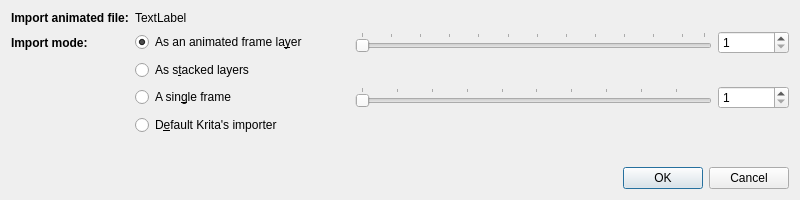
<?xml version="1.0" encoding="UTF-8"?>
<ui version="4.0">
 <class>Dialog</class>
 <widget class="QDialog" name="Dialog">
  <property name="geometry">
   <rect>
    <x>0</x>
    <y>0</y>
    <width>800</width>
    <height>200</height>
   </rect>
  </property>
  <property name="minimumSize">
   <size>
    <width>780</width>
    <height>200</height>
   </size>
  </property>
  <property name="maximumSize">
   <size>
    <width>950</width>
    <height>250</height>
   </size>
  </property>
  <property name="windowTitle">
   <string>Dialog</string>
  </property>
  <layout class="QVBoxLayout" name="verticalLayout">
   <item>
    <layout class="QFormLayout" name="formLayout">
     <item row="0" column="0">
      <widget class="QLabel" name="label">
       <property name="font">
        <font>
         <weight>75</weight>
         <bold>true</bold>
        </font>
       </property>
       <property name="text">
        <string>Import animated file:</string>
       </property>
      </widget>
     </item>
     <item row="0" column="1">
      <widget class="QLabel" name="lblFileName">
       <property name="text">
        <string>TextLabel</string>
       </property>
      </widget>
     </item>
     <item row="1" column="0">
      <widget class="QLabel" name="label_2">
       <property name="font">
        <font>
         <weight>75</weight>
         <bold>true</bold>
        </font>
       </property>
       <property name="text">
        <string>Import mode:</string>
       </property>
      </widget>
     </item>
     <item row="1" column="1">
      <layout class="QHBoxLayout" name="horizontalLayout_2">
       <item>
        <widget class="QRadioButton" name="rbImportAsFrameLayer">
         <property name="sizePolicy">
          <sizepolicy hsizetype="Minimum" vsizetype="Fixed">
           <horstretch>3</horstretch>
           <verstretch>0</verstretch>
          </sizepolicy>
         </property>
         <property name="toolTip">
          <string>Frames from animation are imported in a single layer defined as an animated layer</string>
         </property>
         <property name="text">
          <string>As an animated frame la&amp;yer</string>
         </property>
         <property name="checked">
          <bool>true</bool>
         </property>
        </widget>
       </item>
       <item>
        <widget class="QSlider" name="hsKeyFrameStep">
         <property name="sizePolicy">
          <sizepolicy hsizetype="Expanding" vsizetype="Fixed">
           <horstretch>5</horstretch>
           <verstretch>0</verstretch>
          </sizepolicy>
         </property>
         <property name="toolTip">
          <string>Each imported frame is a keyframe: the value define number of frame the keyframe generate</string>
         </property>
         <property name="minimum">
          <number>1</number>
         </property>
         <property name="maximum">
          <number>48</number>
         </property>
         <property name="orientation">
          <enum>Qt::Horizontal</enum>
         </property>
         <property name="tickPosition">
          <enum>QSlider::TicksAbove</enum>
         </property>
         <property name="tickInterval">
          <number>4</number>
         </property>
        </widget>
       </item>
       <item>
        <widget class="QSpinBox" name="sbKeyFrameStep">
         <property name="sizePolicy">
          <sizepolicy hsizetype="Minimum" vsizetype="Fixed">
           <horstretch>1</horstretch>
           <verstretch>0</verstretch>
          </sizepolicy>
         </property>
         <property name="toolTip">
          <string>Each imported frame is a keyframe: the value define number of frame the keyframe generate</string>
         </property>
         <property name="minimum">
          <number>1</number>
         </property>
         <property name="maximum">
          <number>48</number>
         </property>
        </widget>
       </item>
      </layout>
     </item>
     <item row="2" column="0">
      <widget class="QLabel" name="label_3">
       <property name="text">
        <string/>
       </property>
      </widget>
     </item>
     <item row="2" column="1">
      <widget class="QRadioButton" name="rbImportAsLayers">
       <property name="toolTip">
        <string>One layer is created for each animation frame</string>
       </property>
       <property name="statusTip">
        <string/>
       </property>
       <property name="text">
        <string>As s&amp;tacked layers</string>
       </property>
      </widget>
     </item>
     <item row="3" column="0">
      <widget class="QLabel" name="label_4">
       <property name="text">
        <string/>
       </property>
      </widget>
     </item>
     <item row="3" column="1">
      <layout class="QHBoxLayout" name="horizontalLayout_3">
       <item>
        <widget class="QRadioButton" name="rbImportSingleFrame">
         <property name="sizePolicy">
          <sizepolicy hsizetype="Minimum" vsizetype="Fixed">
           <horstretch>3</horstretch>
           <verstretch>0</verstretch>
          </sizepolicy>
         </property>
         <property name="statusTip">
          <string>A single frame is opened in a new document</string>
         </property>
         <property name="text">
          <string>A sin&amp;gle frame</string>
         </property>
        </widget>
       </item>
       <item>
        <widget class="QSlider" name="hsKeyFrameNumber">
         <property name="sizePolicy">
          <sizepolicy hsizetype="Expanding" vsizetype="Fixed">
           <horstretch>5</horstretch>
           <verstretch>0</verstretch>
          </sizepolicy>
         </property>
         <property name="minimum">
          <number>1</number>
         </property>
         <property name="orientation">
          <enum>Qt::Horizontal</enum>
         </property>
         <property name="tickPosition">
          <enum>QSlider::TicksAbove</enum>
         </property>
        </widget>
       </item>
       <item>
        <widget class="QSpinBox" name="sbKeyFrameNumber">
         <property name="sizePolicy">
          <sizepolicy hsizetype="Minimum" vsizetype="Fixed">
           <horstretch>1</horstretch>
           <verstretch>0</verstretch>
          </sizepolicy>
         </property>
         <property name="minimum">
          <number>1</number>
         </property>
        </widget>
       </item>
      </layout>
     </item>
     <item row="4" column="0">
      <widget class="QLabel" name="label_5">
       <property name="text">
        <string/>
       </property>
      </widget>
     </item>
     <item row="4" column="1">
      <widget class="QRadioButton" name="rbImportKritaDefault">
       <property name="statusTip">
        <string>Use default importer plugin from Krita</string>
       </property>
       <property name="text">
        <string>D&amp;efault Krita's importer</string>
       </property>
      </widget>
     </item>
    </layout>
   </item>
   <item>
    <widget class="QDialogButtonBox" name="dbbxOkCancel">
     <property name="orientation">
      <enum>Qt::Horizontal</enum>
     </property>
     <property name="standardButtons">
      <set>QDialogButtonBox::Cancel|QDialogButtonBox::Ok</set>
     </property>
    </widget>
   </item>
  </layout>
 </widget>
 <resources/>
 <connections>
  <connection>
   <sender>dbbxOkCancel</sender>
   <signal>accepted()</signal>
   <receiver>Dialog</receiver>
   <slot>accept()</slot>
   <hints>
    <hint type="sourcelabel">
     <x>227</x>
     <y>202</y>
    </hint>
    <hint type="destinationlabel">
     <x>157</x>
     <y>222</y>
    </hint>
   </hints>
  </connection>
  <connection>
   <sender>dbbxOkCancel</sender>
   <signal>rejected()</signal>
   <receiver>Dialog</receiver>
   <slot>reject()</slot>
   <hints>
    <hint type="sourcelabel">
     <x>295</x>
     <y>208</y>
    </hint>
    <hint type="destinationlabel">
     <x>286</x>
     <y>222</y>
    </hint>
   </hints>
  </connection>
  <connection>
   <sender>hsKeyFrameStep</sender>
   <signal>valueChanged(int)</signal>
   <receiver>sbKeyFrameStep</receiver>
   <slot>setValue(int)</slot>
   <hints>
    <hint type="sourcelabel">
     <x>641</x>
     <y>53</y>
    </hint>
    <hint type="destinationlabel">
     <x>798</x>
     <y>49</y>
    </hint>
   </hints>
  </connection>
  <connection>
   <sender>hsKeyFrameNumber</sender>
   <signal>valueChanged(int)</signal>
   <receiver>sbKeyFrameNumber</receiver>
   <slot>setValue(int)</slot>
   <hints>
    <hint type="sourcelabel">
     <x>564</x>
     <y>111</y>
    </hint>
    <hint type="destinationlabel">
     <x>776</x>
     <y>116</y>
    </hint>
   </hints>
  </connection>
  <connection>
   <sender>sbKeyFrameStep</sender>
   <signal>valueChanged(int)</signal>
   <receiver>hsKeyFrameStep</receiver>
   <slot>setValue(int)</slot>
   <hints>
    <hint type="sourcelabel">
     <x>801</x>
     <y>47</y>
    </hint>
    <hint type="destinationlabel">
     <x>602</x>
     <y>51</y>
    </hint>
   </hints>
  </connection>
  <connection>
   <sender>sbKeyFrameNumber</sender>
   <signal>valueChanged(int)</signal>
   <receiver>hsKeyFrameNumber</receiver>
   <slot>setValue(int)</slot>
   <hints>
    <hint type="sourcelabel">
     <x>789</x>
     <y>114</y>
    </hint>
    <hint type="destinationlabel">
     <x>571</x>
     <y>113</y>
    </hint>
   </hints>
  </connection>
 </connections>
</ui>
